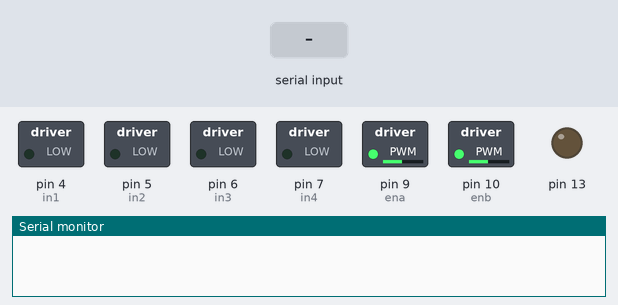
Bench run of a sketch on a simulated Arduino Uno, built with avr-gcc and run on an emulated ATmega328P. Shown: switched loads named in the sketch (green lamp = pin HIGH), output pins drawn as LEDs (lit = HIGH), the last lines printed to the serial monitor. Inputs (shaded band) come from the test bench.

Above: at 1.2 s.
1.3 s: "8" received over Serial
At 2.4 s:
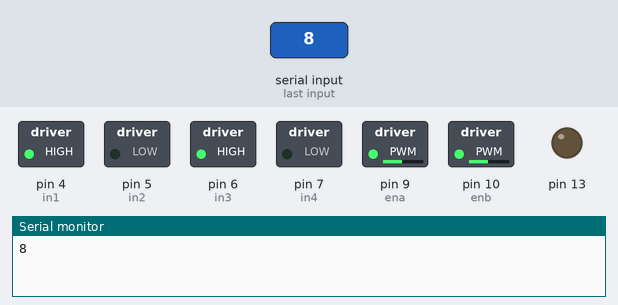
2.8 s: "2" received over Serial
At 3.6 s:
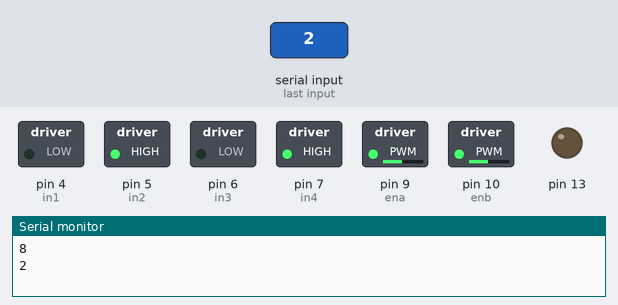
4.3 s: "4" received over Serial
At 4.7 s:
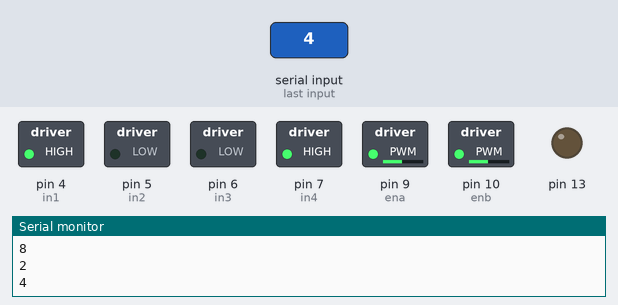
5.8 s: "6" received over Serial
At 7.0 s:
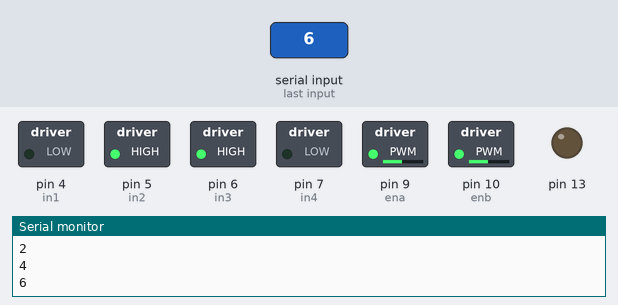
7.3 s: "9" received over Serial
At 8.8 s:
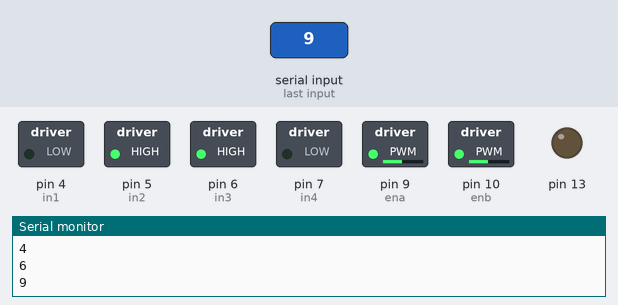
Timing chart, 0 to 9.8 s (numbered marks = the images above; inputs shaded):
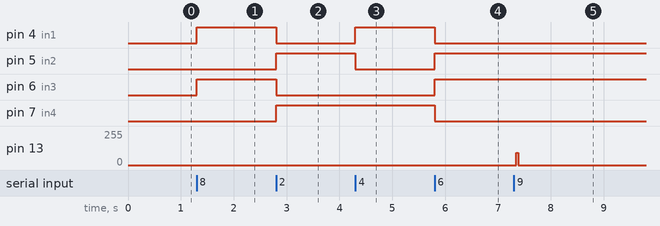

Measured:
- after the input at 1.3 s, pin 4 (in1), pin 6 (in3): LOW → HIGH at once
- after the input at 2.8 s, pin 4 (in1), pin 6 (in3): HIGH → LOW at once; pin 5 (in2), pin 7 (in4): LOW → HIGH at once
- after the input at 4.3 s, pin 4 (in1): LOW → HIGH at once; pin 5 (in2): HIGH → LOW at once
- after the input at 5.8 s, pin 4 (in1), pin 7 (in4): HIGH → LOW at once; pin 5 (in2), pin 6 (in3): LOW → HIGH at once
- after the input at 7.3 s, pin 13: 0/255 → 93/255 at once, → 0/255 0.04 s later

The sketch:

robotBluetooth.ino
```cpp
int in1=4 ;
int in2=5 ;
int in3=6 ;
int in4=7 ;
int ena=9 ;
int enb=10;
char c;
void setup() {
  Serial.begin(9600);
  pinMode(in1, OUTPUT);
  pinMode(in2, OUTPUT);
  pinMode(in3, OUTPUT);
  pinMode(in4, OUTPUT);
 pinMode(ena, OUTPUT);
  pinMode(enb, OUTPUT);
  pinMode(13, OUTPUT);

  analogWrite(ena,120);
  analogWrite(enb,120);

}

void loop() {
//droite();

  if (Serial.available()) {
    c = Serial.read();
    Serial.println(c);

  if (c == '8') {
  avant() ;
  }

  else if (c == '2') {
  arriere() ;
  }

  else if (c == '4') {
 gauche() ;
  }
  else if (c == '6') {
droite() ; }


  else if (c == '9') {
  buzzer();
  }

  else if (c == '7') {
 buzzer();
  }

  else if (c == '3') {
 buzzer();
  }

  else if (c == '1') {
  buzzer();
  }
  else if (c == '5')
  {buzzer();}

else if(c=='s') {
stopp() ;
 }
}

}


void avant(void){
  digitalWrite(in1, 1);
  digitalWrite(in2, 0);
  digitalWrite(in3, 1);
  digitalWrite(in4, 0);
  }
  void arriere(void){
    digitalWrite(in1, 0);
  digitalWrite(in2, 1);
  digitalWrite(in3, 0);
  digitalWrite(in4, 1);}
  void gauche(void){
  digitalWrite(in1, 1);
  digitalWrite(in2, 0);
  digitalWrite(in3, 0);
  digitalWrite(in4, 1);}
  void droite(void){
     digitalWrite(in1, 0);
  digitalWrite(in2, 1);
  digitalWrite(in3, 1);
  digitalWrite(in4, 0);}
  void stopp(void){
digitalWrite(in1, 0);
  digitalWrite(in2, 0);
  digitalWrite(in3, 0);
  digitalWrite(in4, 0);}
    void buzzer(void){
      for(int i=0;i<50;i++){
digitalWrite(13,1);
delayMicroseconds(300) ;
digitalWrite(13,0);
delayMicroseconds(300) ;}

}
```
